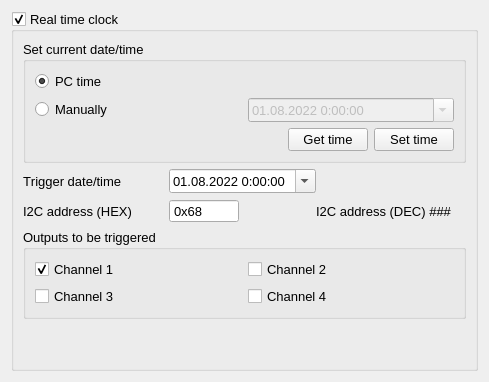
      <widget class="QWidget" name="tRtc">
       <attribute name="title">
        <string>RTC</string>
       </attribute>
       <attribute name="toolTip">
        <string>Real time clock settings</string>
       </attribute>
       <layout class="QVBoxLayout" name="verticalLayout_4">
        <item>
         <widget class="QGroupBox" name="gbRTC">
          <property name="enabled">
           <bool>true</bool>
          </property>
          <property name="font">
           <font>
            <pointsize>10</pointsize>
            <bold>false</bold>
            <kerning>false</kerning>
           </font>
          </property>
          <property name="autoFillBackground">
           <bool>false</bool>
          </property>
          <property name="inputMethodHints">
           <set>Qt::ImhNone</set>
          </property>
          <property name="title">
           <string>Real time clock</string>
          </property>
          <property name="flat">
           <bool>false</bool>
          </property>
          <property name="checkable">
           <bool>true</bool>
          </property>
          <layout class="QVBoxLayout" name="verticalLayout_17">
           <item>
            <widget class="QGroupBox" name="gbSetDateTime">
             <property name="minimumSize">
              <size>
               <width>400</width>
               <height>0</height>
              </size>
             </property>
             <property name="title">
              <string>Set current date/time</string>
             </property>
             <layout class="QVBoxLayout" name="verticalLayout_8">
              <item>
               <layout class="QHBoxLayout" name="horizontalLayout_9">
                <item>
                 <widget class="QRadioButton" name="rbPCTime">
                  <property name="text">
                   <string>PC time</string>
                  </property>
                  <property name="checked">
                   <bool>true</bool>
                  </property>
                 </widget>
                </item>
                <item>
                 <spacer name="horizontalSpacer_18">
                  <property name="orientation">
                   <enum>Qt::Horizontal</enum>
                  </property>
                  <property name="sizeHint" stdset="0">
                   <size>
                    <width>40</width>
                    <height>20</height>
                   </size>
                  </property>
                 </spacer>
                </item>
               </layout>
              </item>
              <item>
               <layout class="QHBoxLayout" name="horizontalLayout_8">
                <item>
                 <widget class="QRadioButton" name="rbManually">
                  <property name="text">
                   <string>Manually</string>
                  </property>
                 </widget>
                </item>
                <item>
                 <widget class="QDateTimeEdit" name="RTC_DateTimeEdit">
                  <property name="enabled">
                   <bool>false</bool>
                  </property>
                  <property name="minimumDate">
                   <date>
                    <year>2022</year>
                    <month>8</month>
                    <day>1</day>
                   </date>
                  </property>
                  <property name="currentSection">
                   <enum>QDateTimeEdit::DaySection</enum>
                  </property>
                  <property name="displayFormat">
                   <string>dd.MM.yyyy H:mm:ss</string>
                  </property>
                  <property name="calendarPopup">
                   <bool>true</bool>
                  </property>
                 </widget>
                </item>
               </layout>
              </item>
              <item>
               <layout class="QHBoxLayout" name="horizontalLayout_10">
                <item>
                 <spacer name="horizontalSpacer_19">
                  <property name="orientation">
                   <enum>Qt::Horizontal</enum>
                  </property>
                  <property name="sizeHint" stdset="0">
                   <size>
                    <width>40</width>
                    <height>20</height>
                   </size>
                  </property>
                 </spacer>
                </item>
                <item>
                 <widget class="QPushButton" name="pbGetTime">
                  <property name="text">
                   <string>Get time</string>
                  </property>
                 </widget>
                </item>
                <item>
                 <widget class="QPushButton" name="pbSetTime">
                  <property name="text">
                   <string>Set time</string>
                  </property>
                 </widget>
                </item>
               </layout>
              </item>
             </layout>
            </widget>
           </item>
           <item>
            <layout class="QGridLayout" name="gridLayout">
             <item row="0" column="0">
              <widget class="QLabel" name="lblTrigDateTime">
               <property name="minimumSize">
                <size>
                 <width>130</width>
                 <height>0</height>
                </size>
               </property>
               <property name="whatsThis">
                <string/>
               </property>
               <property name="text">
                <string>Trigger date/time</string>
               </property>
              </widget>
             </item>
             <item row="0" column="1">
              <spacer name="horizontalSpacer_24">
               <property name="sizePolicy">
                <sizepolicy hsizetype="Minimum" vsizetype="Minimum">
                 <horstretch>0</horstretch>
                 <verstretch>0</verstretch>
                </sizepolicy>
               </property>
               <property name="orientation">
                <enum>Qt::Horizontal</enum>
               </property>
               <property name="sizeHint" stdset="0">
                <size>
                 <width>10</width>
                 <height>20</height>
                </size>
               </property>
              </spacer>
             </item>
             <item row="0" column="2" colspan="3">
              <widget class="QDateTimeEdit" name="RTC_TrigDateTime">
               <property name="minimumDate">
                <date>
                 <year>2022</year>
                 <month>8</month>
                 <day>1</day>
                </date>
               </property>
               <property name="currentSection">
                <enum>QDateTimeEdit::DaySection</enum>
               </property>
               <property name="displayFormat">
                <string>dd.MM.yyyy H:mm:ss</string>
               </property>
               <property name="calendarPopup">
                <bool>true</bool>
               </property>
              </widget>
             </item>
             <item row="0" column="5">
              <spacer name="horizontalSpacer_20">
               <property name="orientation">
                <enum>Qt::Horizontal</enum>
               </property>
               <property name="sizeHint" stdset="0">
                <size>
                 <width>40</width>
                 <height>20</height>
                </size>
               </property>
              </spacer>
             </item>
             <item row="1" column="0">
              <widget class="QLabel" name="lbl_RTC_I2C_Addr">
               <property name="minimumSize">
                <size>
                 <width>120</width>
                 <height>0</height>
                </size>
               </property>
               <property name="text">
                <string>I2C address (HEX)</string>
               </property>
              </widget>
             </item>
             <item row="1" column="1">
              <spacer name="horizontalSpacer_21">
               <property name="sizePolicy">
                <sizepolicy hsizetype="Minimum" vsizetype="Minimum">
                 <horstretch>0</horstretch>
                 <verstretch>0</verstretch>
                </sizepolicy>
               </property>
               <property name="orientation">
                <enum>Qt::Horizontal</enum>
               </property>
               <property name="sizeHint" stdset="0">
                <size>
                 <width>10</width>
                 <height>20</height>
                </size>
               </property>
              </spacer>
             </item>
             <item row="1" column="2">
              <widget class="QSpinBox" name="sb_RTC_I2C_Addr">
               <property name="sizePolicy">
                <sizepolicy hsizetype="Minimum" vsizetype="Maximum">
                 <horstretch>0</horstretch>
                 <verstretch>0</verstretch>
                </sizepolicy>
               </property>
               <property name="minimumSize">
                <size>
                 <width>70</width>
                 <height>0</height>
                </size>
               </property>
               <property name="buttonSymbols">
                <enum>QAbstractSpinBox::NoButtons</enum>
               </property>
               <property name="suffix">
                <string/>
               </property>
               <property name="prefix">
                <string notr="true">0x</string>
               </property>
               <property name="minimum">
                <number>8</number>
               </property>
               <property name="maximum">
                <number>127</number>
               </property>
               <property name="singleStep">
                <number>0</number>
               </property>
               <property name="value">
                <number>104</number>
               </property>
               <property name="displayIntegerBase">
                <number>16</number>
               </property>
              </widget>
             </item>
             <item row="1" column="3">
              <spacer name="horizontalSpacer_22">
               <property name="sizePolicy">
                <sizepolicy hsizetype="Minimum" vsizetype="Minimum">
                 <horstretch>0</horstretch>
                 <verstretch>0</verstretch>
                </sizepolicy>
               </property>
               <property name="orientation">
                <enum>Qt::Horizontal</enum>
               </property>
               <property name="sizeHint" stdset="0">
                <size>
                 <width>10</width>
                 <height>20</height>
                </size>
               </property>
              </spacer>
             </item>
             <item row="1" column="4" colspan="2">
              <widget class="QLabel" name="lbl_RTC_I2C_Addr_DEC">
               <property name="minimumSize">
                <size>
                 <width>150</width>
                 <height>0</height>
                </size>
               </property>
               <property name="text">
                <string>I2C address (DEC) ### </string>
               </property>
              </widget>
             </item>
            </layout>
           </item>
           <item>
            <widget class="QGroupBox" name="gbRTCOutputs">
             <property name="minimumSize">
              <size>
               <width>400</width>
               <height>0</height>
              </size>
             </property>
             <property name="title">
              <string>Outputs to be triggered</string>
             </property>
             <property name="checkable">
              <bool>false</bool>
             </property>
             <layout class="QGridLayout" name="gridLayout_5">
              <item row="0" column="0">
               <widget class="QCheckBox" name="cbRTCChnl1">
                <property name="minimumSize">
                 <size>
                  <width>70</width>
                  <height>0</height>
                 </size>
                </property>
                <property name="text">
                 <string>Channel 1</string>
                </property>
                <property name="checked">
                 <bool>true</bool>
                </property>
               </widget>
              </item>
              <item row="0" column="1">
               <widget class="QCheckBox" name="cbRTCChnl2">
                <property name="minimumSize">
                 <size>
                  <width>70</width>
                  <height>0</height>
                 </size>
                </property>
                <property name="text">
                 <string>Channel 2</string>
                </property>
               </widget>
              </item>
              <item row="1" column="0">
               <widget class="QCheckBox" name="cbRTCChnl3">
                <property name="minimumSize">
                 <size>
                  <width>70</width>
                  <height>0</height>
                 </size>
                </property>
                <property name="text">
                 <string>Channel 3</string>
                </property>
               </widget>
              </item>
              <item row="1" column="1">
               <widget class="QCheckBox" name="cbRTCChnl4">
                <property name="minimumSize">
                 <size>
                  <width>70</width>
                  <height>0</height>
                 </size>
                </property>
                <property name="text">
                 <string>Channel 4</string>
                </property>
               </widget>
              </item>
             </layout>
            </widget>
           </item>
           <item>
            <spacer name="verticalSpacer_4">
             <property name="orientation">
              <enum>Qt::Vertical</enum>
             </property>
             <property name="sizeHint" stdset="0">
              <size>
               <width>20</width>
               <height>40</height>
              </size>
             </property>
            </spacer>
           </item>
          </layout>
         </widget>
        </item>
       </layout>
      </widget>
